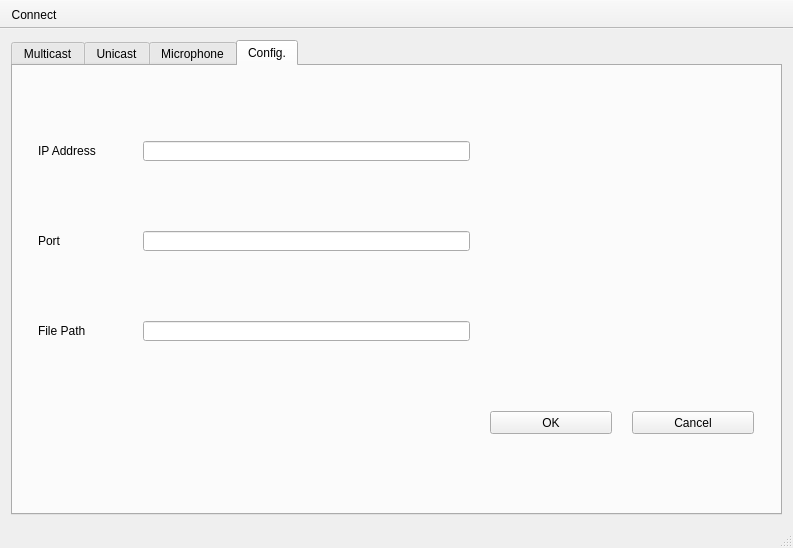
<?xml version="1.0" encoding="UTF-8"?>
<ui version="4.0">
 <class>MainWindow</class>
 <widget class="QMainWindow" name="MainWindow">
  <property name="geometry">
   <rect>
    <x>0</x>
    <y>0</y>
    <width>793</width>
    <height>548</height>
   </rect>
  </property>
  <property name="maximumSize">
   <size>
    <width>793</width>
    <height>548</height>
   </size>
  </property>
  <property name="windowTitle">
   <string>MainWindow</string>
  </property>
  <widget class="QWidget" name="centralWidget">
   <layout class="QGridLayout" name="gridLayout">
    <item row="1" column="0">
     <widget class="QTabWidget" name="tabWidget">
      <property name="minimumSize">
       <size>
        <width>490</width>
        <height>341</height>
       </size>
      </property>
      <property name="tabShape">
       <enum>QTabWidget::Rounded</enum>
      </property>
      <property name="currentIndex">
       <number>3</number>
      </property>
      <property name="iconSize">
       <size>
        <width>16</width>
        <height>16</height>
       </size>
      </property>
      <property name="usesScrollButtons">
       <bool>true</bool>
      </property>
      <property name="documentMode">
       <bool>false</bool>
      </property>
      <property name="tabsClosable">
       <bool>false</bool>
      </property>
      <property name="movable">
       <bool>false</bool>
      </property>
      <property name="tabBarAutoHide">
       <bool>false</bool>
      </property>
      <widget class="QWidget" name="tab_5">
       <attribute name="title">
        <string>Multicast</string>
       </attribute>
       <layout class="QGridLayout" name="gridLayout_4">
        <item row="3" column="0">
         <widget class="QPushButton" name="mPlayButton">
          <property name="text">
           <string>Play</string>
          </property>
         </widget>
        </item>
        <item row="3" column="4">
         <widget class="QPushButton" name="mVolumeButton">
          <property name="text">
           <string>Volume</string>
          </property>
         </widget>
        </item>
        <item row="0" column="0">
         <widget class="QLabel" name="mSongLabel">
          <property name="text">
           <string>                  Song:</string>
          </property>
         </widget>
        </item>
        <item row="0" column="1" rowspan="2">
         <widget class="QLabel" name="mCurrentSongLabel">
          <property name="font">
           <font>
            <pointsize>32</pointsize>
           </font>
          </property>
          <property name="text">
           <string>Current Song ~</string>
          </property>
         </widget>
        </item>
       </layout>
      </widget>
      <widget class="QWidget" name="tab">
       <attribute name="title">
        <string>Unicast</string>
       </attribute>
       <layout class="QVBoxLayout" name="verticalLayout_3">
        <item>
         <widget class="QListWidget" name="uSongList">
          <property name="currentRow">
           <number>-1</number>
          </property>
         </widget>
        </item>
        <item>
         <layout class="QHBoxLayout" name="horizontalLayout_2" stretch="0,0,0">
          <property name="sizeConstraint">
           <enum>QLayout::SetDefaultConstraint</enum>
          </property>
          <item>
           <widget class="QPushButton" name="uPlayButton">
            <property name="text">
             <string>Play</string>
            </property>
           </widget>
          </item>
          <item>
           <widget class="QSlider" name="uMusicProgressSlider">
            <property name="enabled">
             <bool>false</bool>
            </property>
            <property name="orientation">
             <enum>Qt::Horizontal</enum>
            </property>
           </widget>
          </item>
          <item>
           <widget class="QPushButton" name="uDownloadButton">
            <property name="text">
             <string>Download</string>
            </property>
           </widget>
          </item>
         </layout>
        </item>
       </layout>
      </widget>
      <widget class="QWidget" name="tab_3">
       <attribute name="title">
        <string>Microphone</string>
       </attribute>
       <layout class="QGridLayout" name="gridLayout_5">
        <item row="0" column="0">
         <widget class="QPushButton" name="micButton">
          <property name="minimumSize">
           <size>
            <width>214</width>
            <height>200</height>
           </size>
          </property>
          <property name="maximumSize">
           <size>
            <width>214</width>
            <height>200</height>
           </size>
          </property>
          <property name="text">
           <string>Microphone On</string>
          </property>
         </widget>
        </item>
       </layout>
      </widget>
      <widget class="QWidget" name="tab_2">
       <attribute name="title">
        <string>Config.</string>
       </attribute>
       <layout class="QGridLayout" name="gridLayout_6">
        <item row="1" column="0">
         <widget class="QLabel" name="cPortLabel">
          <property name="minimumSize">
           <size>
            <width>85</width>
            <height>20</height>
           </size>
          </property>
          <property name="maximumSize">
           <size>
            <width>85</width>
            <height>20</height>
           </size>
          </property>
          <property name="text">
           <string>Port</string>
          </property>
         </widget>
        </item>
        <item row="2" column="0">
         <widget class="QLabel" name="cFilepathLabel">
          <property name="minimumSize">
           <size>
            <width>85</width>
            <height>20</height>
           </size>
          </property>
          <property name="maximumSize">
           <size>
            <width>85</width>
            <height>20</height>
           </size>
          </property>
          <property name="text">
           <string>File Path</string>
          </property>
         </widget>
        </item>
        <item row="2" column="1">
         <widget class="QLineEdit" name="cFilepathText">
          <property name="minimumSize">
           <size>
            <width>327</width>
            <height>20</height>
           </size>
          </property>
          <property name="maximumSize">
           <size>
            <width>327</width>
            <height>20</height>
           </size>
          </property>
         </widget>
        </item>
        <item row="0" column="1">
         <widget class="QLineEdit" name="cIPAddressText">
          <property name="minimumSize">
           <size>
            <width>327</width>
            <height>20</height>
           </size>
          </property>
          <property name="maximumSize">
           <size>
            <width>327</width>
            <height>20</height>
           </size>
          </property>
         </widget>
        </item>
        <item row="0" column="0">
         <widget class="QLabel" name="cIPAddressLabel">
          <property name="minimumSize">
           <size>
            <width>85</width>
            <height>20</height>
           </size>
          </property>
          <property name="maximumSize">
           <size>
            <width>85</width>
            <height>20</height>
           </size>
          </property>
          <property name="text">
           <string>IP Address</string>
          </property>
         </widget>
        </item>
        <item row="1" column="1">
         <widget class="QLineEdit" name="cPortText">
          <property name="minimumSize">
           <size>
            <width>327</width>
            <height>20</height>
           </size>
          </property>
          <property name="maximumSize">
           <size>
            <width>327</width>
            <height>20</height>
           </size>
          </property>
         </widget>
        </item>
        <item row="3" column="2">
         <widget class="QPushButton" name="cOKButton">
          <property name="minimumSize">
           <size>
            <width>122</width>
            <height>23</height>
           </size>
          </property>
          <property name="maximumSize">
           <size>
            <width>122</width>
            <height>23</height>
           </size>
          </property>
          <property name="text">
           <string>OK</string>
          </property>
         </widget>
        </item>
        <item row="3" column="3">
         <widget class="QPushButton" name="cCancelButton">
          <property name="minimumSize">
           <size>
            <width>122</width>
            <height>23</height>
           </size>
          </property>
          <property name="maximumSize">
           <size>
            <width>122</width>
            <height>23</height>
           </size>
          </property>
          <property name="text">
           <string>Cancel</string>
          </property>
         </widget>
        </item>
       </layout>
      </widget>
     </widget>
    </item>
   </layout>
  </widget>
  <widget class="QMenuBar" name="menuBar">
   <property name="geometry">
    <rect>
     <x>0</x>
     <y>0</y>
     <width>793</width>
     <height>21</height>
    </rect>
   </property>
  </widget>
  <widget class="QToolBar" name="mainToolBar">
   <property name="enabled">
    <bool>true</bool>
   </property>
   <property name="movable">
    <bool>false</bool>
   </property>
   <attribute name="toolBarArea">
    <enum>TopToolBarArea</enum>
   </attribute>
   <attribute name="toolBarBreak">
    <bool>false</bool>
   </attribute>
   <addaction name="actionConnectDisconnect"/>
  </widget>
  <widget class="QStatusBar" name="statusBar"/>
  <action name="actionConnectDisconnect">
   <property name="checkable">
    <bool>true</bool>
   </property>
   <property name="text">
    <string>Connect</string>
   </property>
  </action>
 </widget>
 <layoutdefault spacing="6" margin="11"/>
 <resources/>
 <connections/>
</ui>
